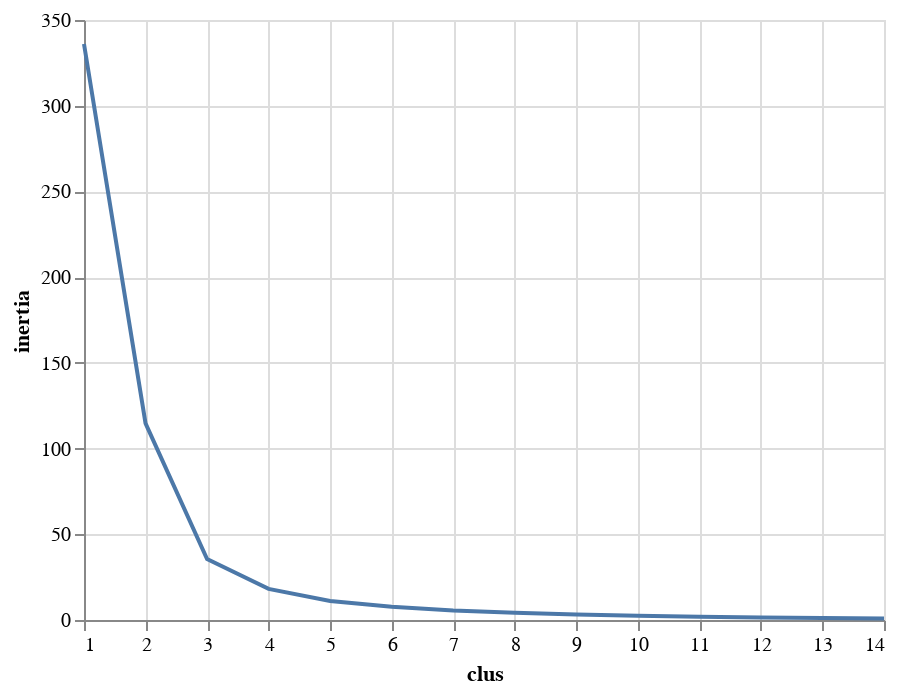

The cell this chart's notebook holds for it:
### Code cell
#visualization with Chart graph
alt.Chart(clusters).mark_line().encode(x='clus', y='inertia')

### Figure 1 — Vega-Lite specification as saved in the notebook (floating-point values rounded to 4 significant figures)
{"config": {"view": {"continuousWidth": 400, "continuousHeight": 300}}, "data": {"name": "data-55a85e49d1eade5e1a008bcf0faa5c9e"}, "mark": "line", "encoding": {"x": {"type": "quantitative", "field": "clus"}, "y": {"type": "quantitative", "field": "inertia"}}, "$schema": "https://vega.github.io/schema/vega-lite/v4.8.1.json", "datasets": {"data-55a85e49d1eade5e1a008bcf0faa5c9e": [{"clus": 1, "inertia": 336.0}, {"clus": 2, "inertia": 114.7}, {"clus": 3, "inertia": 35.51}, {"clus": 4, "inertia": 18.13}, {"clus": 5, "inertia": 11.11}, {"clus": 6, "inertia": 7.79}, {"clus": 7, "inertia": 5.534}, {"clus": 8, "inertia": 4.243}, {"clus": 9, "inertia": 3.238}, {"clus": 10, "inertia": 2.531}, {"clus": 11, "inertia": 1.922}, {"clus": 12, "inertia": 1.426}, {"clus": 13, "inertia": 1.13}, {"clus": 14, "inertia": 0.8842}]}}
